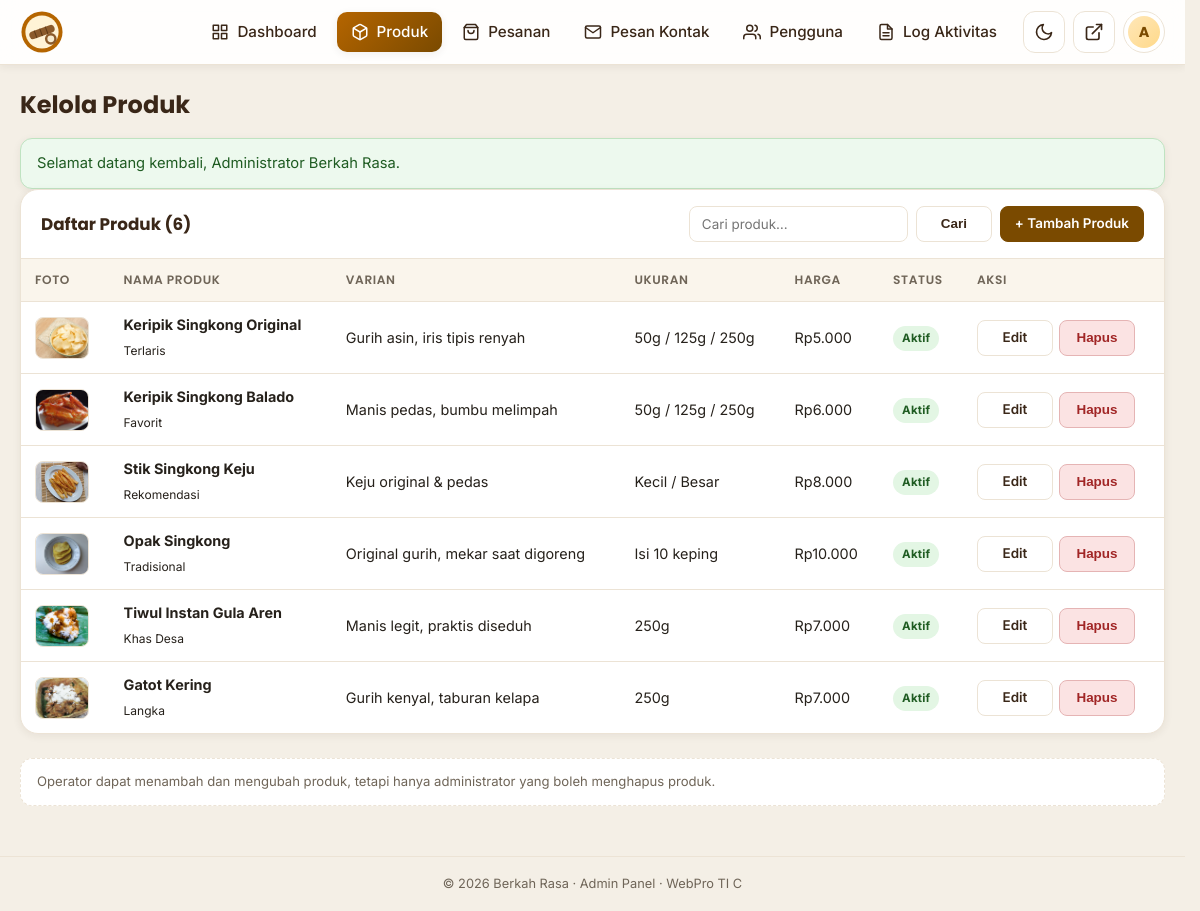
/admin/produk/index.php (signed in), run on the app's committed database.
### tables this page shows
CREATE TABLE IF NOT EXISTS users (
    id            INT AUTO_INCREMENT PRIMARY KEY,
    username      VARCHAR(60) NOT NULL,
    nama          VARCHAR(120) NOT NULL,
    email         VARCHAR(150) NOT NULL,
    no_wa         VARCHAR(30) NULL,
    password      VARCHAR(255) NOT NULL,
    role          ENUM('admin','operator','pelanggan') NOT NULL DEFAULT 'pelanggan',
    aktif         TINYINT(1) NOT NULL DEFAULT 1,
    last_login_at DATETIME NULL,
    created_at    TIMESTAMP NOT NULL DEFAULT CURRENT_TIMESTAMP,
    updated_at    TIMESTAMP NOT NULL DEFAULT CURRENT_TIMESTAMP ON UPDATE CURRENT_TIMESTAMP,
    UNIQUE KEY uq_users_username (username),
    UNIQUE KEY uq_users_email (email),
    KEY idx_users_role (role)
);

CREATE TABLE IF NOT EXISTS produk (
    id          INT AUTO_INCREMENT PRIMARY KEY,
    nama        VARCHAR(150) NOT NULL,
    varian      VARCHAR(200) NOT NULL DEFAULT '',
    ukuran      VARCHAR(100) NOT NULL DEFAULT '',
    harga       INT NOT NULL DEFAULT 0,
    gambar      VARCHAR(255) NOT NULL DEFAULT 'gambar/logo-icon.svg',
    tag         VARCHAR(50) NOT NULL DEFAULT '',
    deskripsi   TEXT NULL,
    aktif       TINYINT(1) NOT NULL DEFAULT 1,
    created_at  TIMESTAMP NOT NULL DEFAULT CURRENT_TIMESTAMP,
    updated_at  TIMESTAMP NOT NULL DEFAULT CURRENT_TIMESTAMP ON UPDATE CURRENT_TIMESTAMP
);

### config/config.php (called while the page is built, shortened)
<?php
if (!function_exists('url')) {
    function url(string $path = ''): string
    {
        return BASE_URL . '/' . ltrim($path, '/');
    }
}
if (!function_exists('asset')) {
    function asset(string $path): string
    {
        $url = url($path);
        return $url . (str_contains($url, '?') ? '&' : '?') . 'v=' . ASSET_VERSION;
    }
}

### includes/security.php (called while the page is built, shortened)
<?php
require_once __DIR__ . '/../config/config.php';
require_once __DIR__ . '/../config/database.php';
require_once __DIR__ . '/validators.php';
function current_user(bool $refresh = false): ?array
{
    static $cached = null;
    static $loaded = false;
    if ($loaded) {
        return $cached;
    }
    $loaded = true;
    $userId = (int) ($_SESSION['user_id'] ?? 0);
    $stmt = db()->prepare(
        'SELECT id, username, nama, email, no_wa, password, role, aktif, last_login_at, created_at
         FROM users WHERE id = ? LIMIT 1'
    );
    $stmt->execute([$userId]);
    $user = $stmt->fetch();
    $cached = $user;
    return $cached;
}
function is_logged_in(): bool
{
    return current_user() !== null;
}
function is_admin(): bool
{
    $user = current_user();
    return $user !== null && $user['role'] === 'admin';
}
function user_can(string $permission): bool
{
    $user = current_user();
    return $user !== null && role_can((string) $user['role'], $permission);
}
function require_staff(): void
{
    if (!is_logged_in()) {
        remember_intended_url();
        set_flash('error', 'Silakan masuk ke panel admin.');
        redirect(url('admin/login.php'));
    }
}
function theme_preference(): string
{
    $theme = (string) ($_COOKIE[THEME_COOKIE] ?? '');
    return $theme === 'dark' ? 'dark' : 'light';
}

### includes/functions.php (called while the page is built, shortened)
<?php
require_once __DIR__ . '/security.php';
function e(mixed $value): string
{
    return htmlspecialchars((string) $value, ENT_QUOTES, 'UTF-8');
}
function rupiah(mixed $number): string
{
    return 'Rp' . number_format((float) $number, 0, ',', '.');
}
function get_products(bool $onlyActive = true): array
{
    $sql = 'SELECT * FROM produk';
    $sql .= ' ORDER BY id ASC';
    return db()->query($sql)->fetchAll();
}
function get_flash(): ?array
{
    $flash = $_SESSION['flash'];
    return $flash;
}

### config/database.php (called while the page is built, shortened)
<?php
require_once __DIR__ . '/config.php';
function db(): PDO
{
    static $pdo = null;
    if ($pdo instanceof PDO) {
        return $pdo;
    }
    $dsn = 'mysql:host=' . DB_HOST
        . ';port=' . DB_PORT
        . ';dbname=' . DB_NAME
        . ';charset=utf8mb4';
    try {
        $pdo = new PDO($dsn, DB_USER, DB_PASS, [
            PDO::ATTR_ERRMODE            => PDO::ERRMODE_EXCEPTION,
            PDO::ATTR_DEFAULT_FETCH_MODE => PDO::FETCH_ASSOC,
            PDO::ATTR_EMULATE_PREPARES   => false,
            PDO::ATTR_STRINGIFY_FETCHES  => false,
        ]);
    } catch (PDOException $e) {
        error_log('[DB] ' . $e->getMessage());
        http_response_code(500);
        if (PHP_SAPI === 'cli') {
            fwrite(STDERR, 'Koneksi database gagal: ' . $e->getMessage() . PHP_EOL);
            exit(1);
        }
        $pesan = APP_DEBUG
            ? '<p style="color:#b91c1c">' . htmlspecialchars($e->getMessage(), ENT_QUOTES,
                'UTF-8') . '</p>'
            : '<p>Silakan hubungi pengelola situs.</p>';
        exit(
            '<!DOCTYPE html><html lang="id"><meta charset="utf-8">'
            . '<title>Koneksi database gagal</title>'
            .
                '<body style="font-family:system-ui;max-width:640px;margin:80px auto;padding:0 20px;">'
            . '<h2>Koneksi database gagal</h2>'
            . '<p>Pastikan MySQL/MariaDB berjalan dan database <strong>'
            . htmlspecialchars(DB_NAME, ENT_QUOTES, 'UTF-8')
            . '</strong> sudah diimpor dari <code>database/schema.sql</code>.</p>'
            . $pesan
            . '</body></html>'
        );
    }
    return $pdo;
}

### admin/includes/auth.php (called while the page is built)
<?php
require_once __DIR__ . '/../../config/database.php';
require_once __DIR__ . '/../../includes/functions.php';
require_staff();

### includes/validators.php (called while the page is built, shortened)
<?php
function clean_text(mixed $value, int $max = 255): string
{
    $text = trim((string) $value);
    $text = preg_replace('/[\x00-\x08\x0B\x0C\x0E-\x1F\x7F]/u', '', $text) ?? '';
    return mb_substr($text, 0, $max);
}
function role_permissions(): array
{
    return [
        'admin' => ['*'],
        'operator' => [
            'dashboard.view',
            'produk.view', 'produk.create', 'produk.edit',
            'pesanan.view', 'pesanan.status',
            'pesan.view', 'pesan.read',
        ],
        'pelanggan' => [
            'akun.view', 'akun.edit', 'pesanan.own',
        ],
    ];
}
function role_can(string $role, string $permission): bool
{
    $permissions = role_permissions()[$role] ?? [];
    return in_array('*', $permissions, true) || in_array($permission, $permissions, true);
}

### admin/produk/index.php (the view, shortened to what this page needs)
<?php
require_once __DIR__ . '/../includes/auth.php';
$q = clean_text($_GET['q'] ?? '', 80);
$products = get_products(false);
$adminTitle  = 'Kelola Produk';
$adminActive = 'produk';
include __DIR__ . '/../includes/header.php';
?>
<div class="panel">
  <div class="panel-head">
    <h2>Daftar Produk (<?= count($products) ?>)</h2>
    <div class="panel-tools">
      <form method="get" class="inline-search">
        <input type="search" name="q" value="<?= e($q) ?>" placeholder="Cari produk…"
            aria-label="Cari produk">
        <button class="btn-sm btn-sm-ghost" type="submit">Cari</button>
      </form>
      <?php if (user_can('produk.create')): ?>
      <a class="btn-sm btn-sm-primary" href="<?= url('admin/produk/form.php') ?>">+ Tambah
          Produk</a>
      <?php endif; ?>
    </div>
  </div>
  <div class="admin-table-wrap">
    <table class="admin-table">
      <thead>
        <tr><th>Foto</th><th>Nama
            Produk</th><th>Varian</th><th>Ukuran</th><th>Harga</th><th>Status</th><th>Aksi</th></tr>
      </thead>
      <tbody>
        <?php foreach ($products as $p): ?>
        <tr>
          <td><img class="thumb"
              src="<?= e(str_starts_with((string) $p['gambar'], 'gambar/') ? asset((string) $p['gambar']) : url($p['gambar'])) ?>" alt="<?= e($p['nama']) ?>"></td>
          <td><b><?= e($p['nama']) ?></b><?php if ($p['tag']): ?><br><small><?= e($p['tag'])
              ?></small><?php endif; ?></td>
          <td><?= e($p['varian']) ?></td>
          <td><?= e($p['ukuran']) ?></td>
          <td><?= rupiah($p['harga']) ?></td>
          <td><?= $p['aktif'] ? '<span class="badge badge-aktif">Aktif</span>' :
              '<span class="badge badge-nonaktif">Nonaktif</span>' ?></td>
          <td>
            <div class="actions">
              <?php if (user_can('produk.edit')): ?>
              <a class="btn-sm btn-sm-ghost"
                  href="<?= url('admin/produk/form.php?id=' . (int) $p['id']) ?>">Edit</a>
              <?php endif; ?>
              <?php if (user_can('produk.hapus')): ?>
              <form method="post" action="<?= url('admin/produk/delete.php') ?>"
                  onsubmit="return confirm('Hapus produk &quot;<?= e(addslashes($p['nama'])) ?>&quot;?')">
                <button class="btn-sm btn-sm-danger" type="submit">Hapus</button>
              </form>
              <?php endif; ?>
            </div>
          </td>
        </tr>
        <?php endforeach; ?>
      </tbody>
    </table>
  </div>
</div>
<p class="admin-note">Operator dapat menambah dan mengubah produk, tetapi hanya administrator
    yang boleh menghapus produk.</p>
<?php include __DIR__ . '/../includes/footer.php'; ?>

### admin/includes/header.php (shortened to what this page needs)
<?php
$adminTitle  = $adminTitle ?? 'Dashboard';
$adminActive = $adminActive ?? '';
$adminUser   = current_user();
$adminMenu = [
    'dashboard' => ['index.php', 'Dashboard',
        '<svg viewBox="0 0 24 24" fill="none" stroke="currentColor" stroke-width="2" stroke-linecap="round" stroke-linejoin="round"><rect x="3" y="3" width="7" height="7"/><rect x="14" y="3" width="7" height="7"/><rect x="14" y="14" width="7" height="7"/><rect x="3" y="14" width="7" height="7"/></svg>', 'dashboard.view'],
    'produk'    => ['produk/index.php', 'Produk',
        '<svg viewBox="0 0 24 24" fill="none" stroke="currentColor" stroke-width="2" stroke-linecap="round" stroke-linejoin="round"><path d="M21 16V8a2 2 0 0 0-1-1.73l-7-4a2 2 0 0 0-2 0l-7 4A2 2 0 0 0 3 8v8a2 2 0 0 0 1 1.73l7 4a2 2 0 0 0 2 0l7-4A2 2 0 0 0 21 16z"/><polyline points="3.27 6.96 12 12.01 20.73 6.96"/><line x1="12" y1="22.08" x2="12" y2="12"/></svg>', 'produk.view'],
    'pesanan'   => ['pesanan/index.php', 'Pesanan',
        '<svg viewBox="0 0 24 24" fill="none" stroke="currentColor" stroke-width="2" stroke-linecap="round" stroke-linejoin="round"><path d="M6 2 3 6v14a2 2 0 0 0 2 2h14a2 2 0 0 0 2-2V6l-3-4z"/><line x1="3" y1="6" x2="21" y2="6"/><path d="M16 10a4 4 0 0 1-8 0"/></svg>', 'pesanan.view'],
    'pesan'     => ['pesan/index.php', 'Pesan Kontak',
        '<svg viewBox="0 0 24 24" fill="none" stroke="currentColor" stroke-width="2" stroke-linecap="round" stroke-linejoin="round"><path d="M4 4h16c1.1 0 2 .9 2 2v12c0 1.1-.9 2-2 2H4c-1.1 0-2-.9-2-2V6c0-1.1.9-2 2-2z"/><polyline points="22,6 12,13 2,6"/></svg>', 'pesan.view'],
    'pengguna'  => ['pengguna/index.php', 'Pengguna',
        '<svg viewBox="0 0 24 24" fill="none" stroke="currentColor" stroke-width="2" stroke-linecap="round" stroke-linejoin="round"><path d="M17 21v-2a4 4 0 0 0-4-4H5a4 4 0 0 0-4 4v2"/><circle cx="9" cy="7" r="4"/><path d="M23 21v-2a4 4 0 0 0-3-3.87"/><path d="M16 3.13a4 4 0 0 1 0 7.75"/></svg>', 'admin'],
    'log'       => ['log/index.php', 'Log Aktivitas',
        '<svg viewBox="0 0 24 24" fill="none" stroke="currentColor" stroke-width="2" stroke-linecap="round" stroke-linejoin="round"><path d="M14 2H6a2 2 0 0 0-2 2v16a2 2 0 0 0 2 2h12a2 2 0 0 0 2-2V8z"/><polyline points="14 2 14 8 20 8"/><line x1="16" y1="13" x2="8" y2="13"/><line x1="16" y1="17" x2="8" y2="17"/></svg>', 'admin'],
];
?><!DOCTYPE html>
<html lang="id">
<head>
<link rel="stylesheet" href="<?= asset('style.css') ?>">
<link rel="stylesheet" href="<?= asset('admin/assets/admin.css') ?>">
</head>
<body class="admin-body <?= theme_preference() === 'dark' ? 'dark' : '' ?>">
<header class="admin-header">
  <div class="admin-header-inner">
    <a class="admin-brand" href="<?= url('admin/index.php') ?>">
      <img src="<?= url('gambar/logo-icon.svg') ?>" alt="Logo <?= e(APP_NAME) ?>">
    </a>
    <nav class="admin-nav" id="adminNav">
      <?php foreach ($adminMenu as $key => [$href, $label, $icon, $permission]): ?>
        <?php if ($permission === 'admin' ? is_admin() : user_can($permission)): ?>
        <a href="<?= url('admin/' . $href) ?>"
            class="<?= $adminActive === $key ? 'active' : '' ?>"><span class="ic"><?= $icon
                ?></span><?= e($label) ?></a>
        <?php endif; ?>
      <?php endforeach; ?>
    </nav>
    <div class="admin-user">
      <button type="button" class="icon-btn" id="darkToggle" onclick="toggleDark()"
          aria-label="Mode gelap"><?php if (theme_preference() === 'dark'): ?><svg
              viewBox="0 0 24 24" fill="none" stroke="currentColor" stroke-width="2"
                  stroke-linecap="round" stroke-linejoin="round"><circle cx="12" cy="12"
                      r="4"/><path
                          d="M12 2v2M12 20v2M4.93 4.93l1.41 1.41M17.66 17.66l1.41 1.41M2 12h2M20 12h2M4.93 19.07l1.41-1.41M17.66 6.34l1.41-1.41"/></svg><?php else: ?><svg viewBox="0 0 24 24" fill="none" stroke="currentColor" stroke-width="2" stroke-linecap="round" stroke-linejoin="round"><path d="M21 12.79A9 9 0 1 1 11.21 3 7 7 0 0 0 21 12.79z"/></svg><?php endif; ?></button>
      <a class="icon-btn" href="<?= url('index.php') ?>" target="_blank" rel="noopener"
          aria-label="Lihat situs" title="Lihat Situs"><svg viewBox="0 0 24 24" fill="none"
              stroke="currentColor" stroke-width="2" stroke-linecap="round"
                  stroke-linejoin="round"><path
                      d="M18 13v6a2 2 0 0 1-2 2H5a2 2 0 0 1-2-2V8a2 2 0 0 1 2-2h6"/><polyline
                          points="15 3 21 3 21 9"/><line x1="10" y1="14" x2="21" y2="3"/></svg></a>
      <div class="admin-profile-wrap">
        <button type="button" class="admin-who" onclick="toggleAdminProfile()"
            aria-haspopup="true" aria-expanded="false" aria-label="Menu profil">
          <span class="avatar-mini"><?= e(mb_strtoupper(mb_substr((string) ($adminUser['nama']
              ?? 'S'), 0, 1))) ?></span>
        </button>
      </div>
    </div>
  </div>
</header>
<main class="admin-main">
  <div class="admin-page-head">
    <h1><?= e($adminTitle) ?></h1>
  </div>
  <?php if ($flash = get_flash()): ?>
  <div class="flash flash-<?= e($flash['type']) ?>"><?= e($flash['message']) ?></div>
  <?php endif; ?>

### data on the page
users: role "admin" (drawn), nama "A"
produk: gambar (picture), nama "Keripik Singkong Original", tag "Terlaris", varian "Gurih asin, iris tipis renyah", ukuran "50g / 125g / 250g", harga "Rp5.000", aktif "Aktif"
produk: gambar (picture), nama "Keripik Singkong Balado", tag "Favorit", varian "Manis pedas, bumbu melimpah", ukuran "50g / 125g / 250g", harga "Rp6.000", aktif "Aktif"
produk: gambar (picture), nama "Stik Singkong Keju", tag "Rekomendasi", varian "Keju original & pedas", ukuran "Kecil / Besar", harga "Rp8.000", aktif "Aktif"
produk: gambar (picture), nama "Opak Singkong", tag "Tradisional", varian "Original gurih, mekar saat digoreng", ukuran "Isi 10 keping", harga "Rp10.000", aktif "Aktif"
produk: gambar (picture), nama "Tiwul Instan Gula Aren", tag "Khas Desa", varian "Manis legit, praktis diseduh", ukuran "250g", harga "Rp7.000", aktif "Aktif"
produk: gambar (picture), nama "Gatot Kering", tag "Langka", varian "Gurih kenyal, taburan kelapa", ukuran "250g", harga "Rp7.000", aktif "Aktif"

### other printed values
$label "Dashboard"
$label "Produk"
$label "Pesanan"
$label "Pesan Kontak"
$label "Pengguna"
$label "Log Aktivitas"
$adminTitle "Kelola Produk"
$flash['message'] "Selamat datang kembali, Administrator Berkah Rasa."
count($products) "6"
